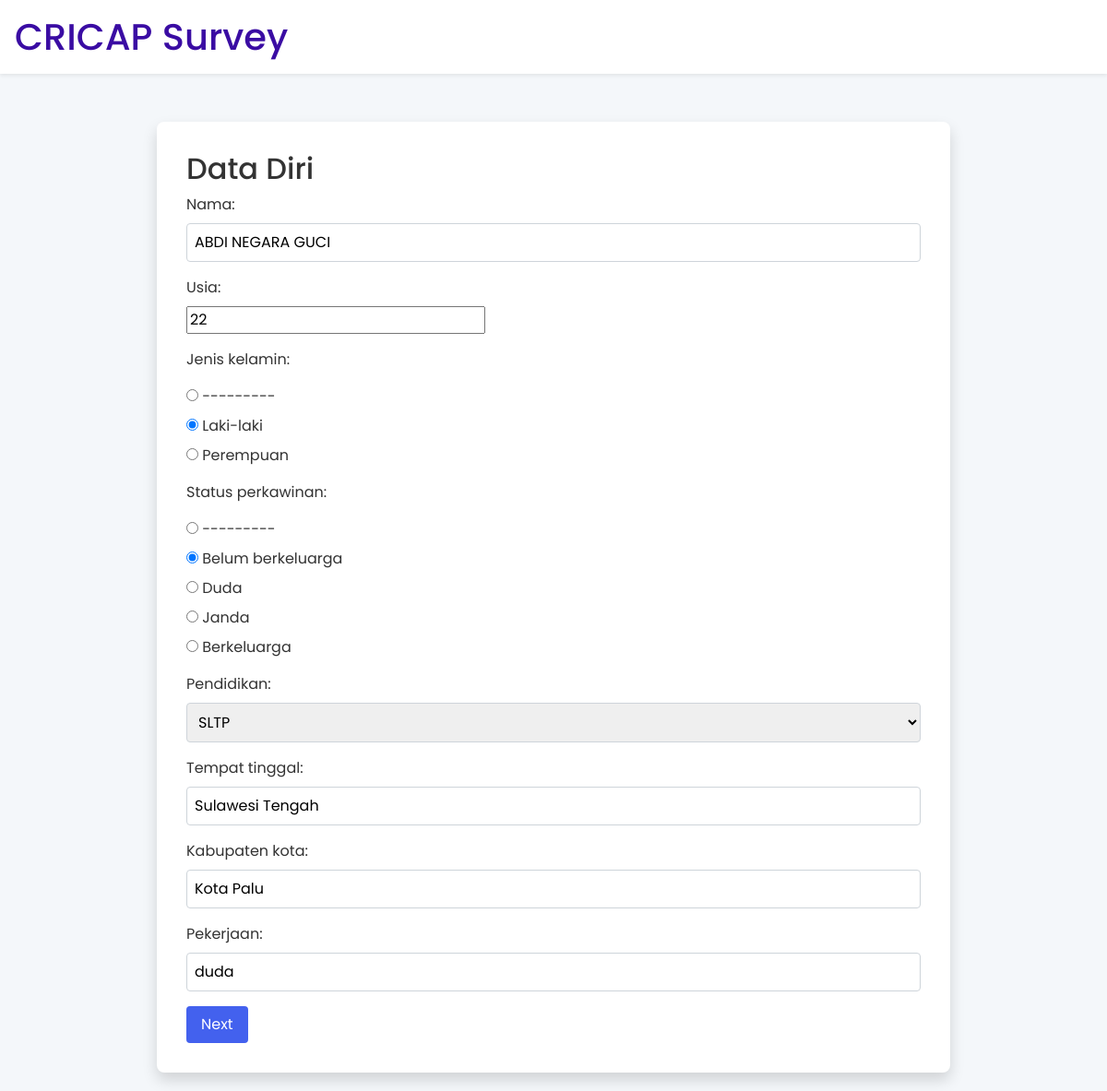
The app's page /survey/survey_3/ (signed in), older data.
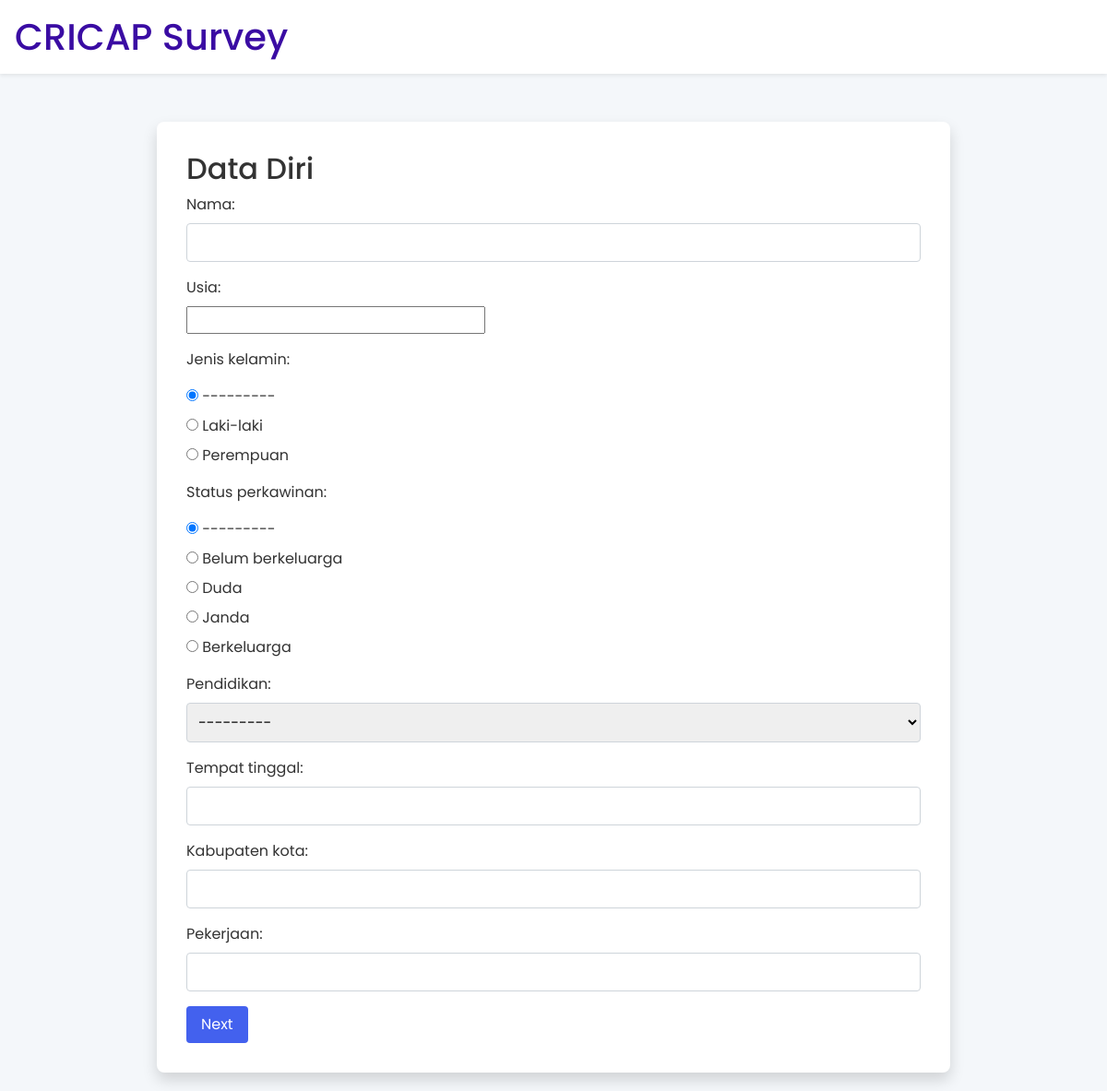
The same page, newer data.
### base/models.py (models this page shows, shortened)
class DataDiri(models.Model):
    user = models.OneToOneField(User, on_delete=models.CASCADE)
    nama = models.CharField(max_length=100, blank=True, null=True)
    usia = models.IntegerField()
    jenis_kelamin = models.CharField(max_length=15, choices=[
        ("Laki-laki", "Laki-laki"),
        ("Perempuan", "Perempuan"),
    ])
    status_perkawinan = models.CharField(max_length=20, choices=[
        ("Belum berkeluarga", "Belum berkeluarga"),
        ("Duda", "Duda"),
        ("Janda", "Janda"),
        ("Berkeluarga", "Berkeluarga"),
    ])
    pendidikan = models.CharField(max_length=20, choices=[
        ("SLTP", "SLTP"),
        ("SLTA", "SLTA"),
        ("Diploma", "Diploma"),
        ("Sarjana", "Sarjana"),
        ("Pascasarjana", "Pascasarjana"),
    ])
    tempat_tinggal = models.CharField(max_length=100)
    kabupaten_kota = models.CharField(max_length=100)
    pekerjaan = models.CharField(max_length=100)

### base/views.py (the view)
# urls.py: path('survey/survey_3/', views.survey_3_views, name='survey_3'),
def survey_3_views(request):
    user = request.user  # Ambil pengguna yang sedang login
    try:
        data_diri = DataDiri.objects.get(user=user)
    except DataDiri.DoesNotExist:
        data_diri = None
    if request.method == "POST":
        form = DataDiriForm(request.POST, instance=data_diri)  # Isi form dengan data yang ada (jika ada)
        if form.is_valid():
            data_diri = form.save(commit=False)  # Jangan simpan dulu
            data_diri.user = user  # Tentukan user yang sedang login
            data_diri.save()  # Simpan ke database
            return redirect('survey_4')  # Ganti 'survey_4' dengan nama URL selanjutnya
    else:
        form = DataDiriForm(instance=data_diri)  # Isi form dengan data yang ada (jika ada)
    return render(request, 'survey_3.html', {'form': form})

### base/forms.py
class DataDiriForm(forms.ModelForm):
    class Meta:
        model = DataDiri
        fields = [
            'nama', 'usia', 'jenis_kelamin', 'status_perkawinan',
            'pendidikan', 'tempat_tinggal', 'kabupaten_kota', 'pekerjaan'
        ]
        widgets = {
            'jenis_kelamin': forms.RadioSelect,
            'status_perkawinan': forms.RadioSelect,
        }

### base/templates/survey_3.html (shortened to what this page needs)
{% extends "master.html" %}
{% load static %}
{% block head %}
<link href="{% static 'assets/css/dashboard.css' %}" rel="stylesheet">
{% endblock %}
{% block content %}
<body>
    <header class="header">
        <h1>CRICAP Survey</h1>
    </header>
    <div class="container">
        <div class="survey-form">
            <h2>Data Diri</h2>
            <form method="post">
                {{ form.as_p }}
                <button type="submit"  class="btn btn-primary">Next</button>
            </form>
        </div>
    </div>
</body>
{% endblock %}

Row changes from the older to the newer data that the page shows:
no longer on this page (row edited): DataDiri: nama "ABDI NEGARA GUCI", usia "22", jenis_kelamin "☐ --------- ☑ Laki-laki ☐ Perempuan", status_perkawinan "☐ --------- ☑ Belum berkeluarga ☐ Duda ☐ Janda ☐ Berkeluarga", pendidikan "SLTP", tempat_tinggal "Sulawesi Tengah", kabupaten_kota "Kota Palu", pekerjaan "duda"
Text that changed along with them:
form field jenis_kelamin: (not shown) → "☑ --------- ☐ Laki-laki ☐ Perempuan"
form field status_perkawinan: (not shown) → "☑ --------- ☐ Belum berkeluarga ☐ Duda ☐ Janda ☐ Berkeluarga"
form field pendidikan: (not shown) → "---------"
